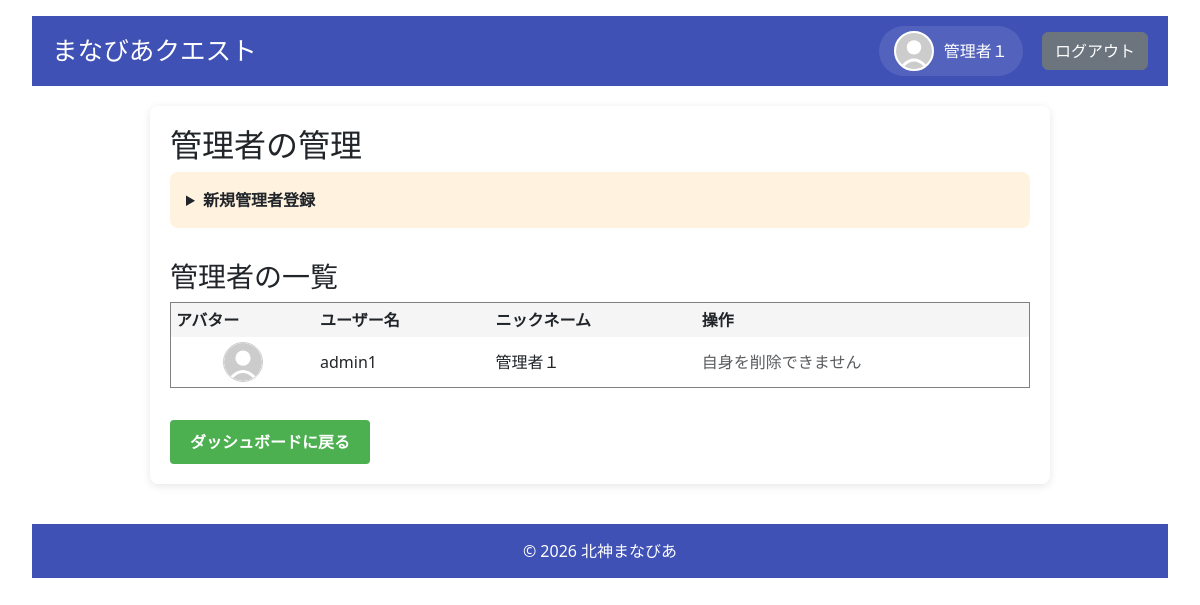
/admin/admins (signed in), run on an earlier commit of the app's database.
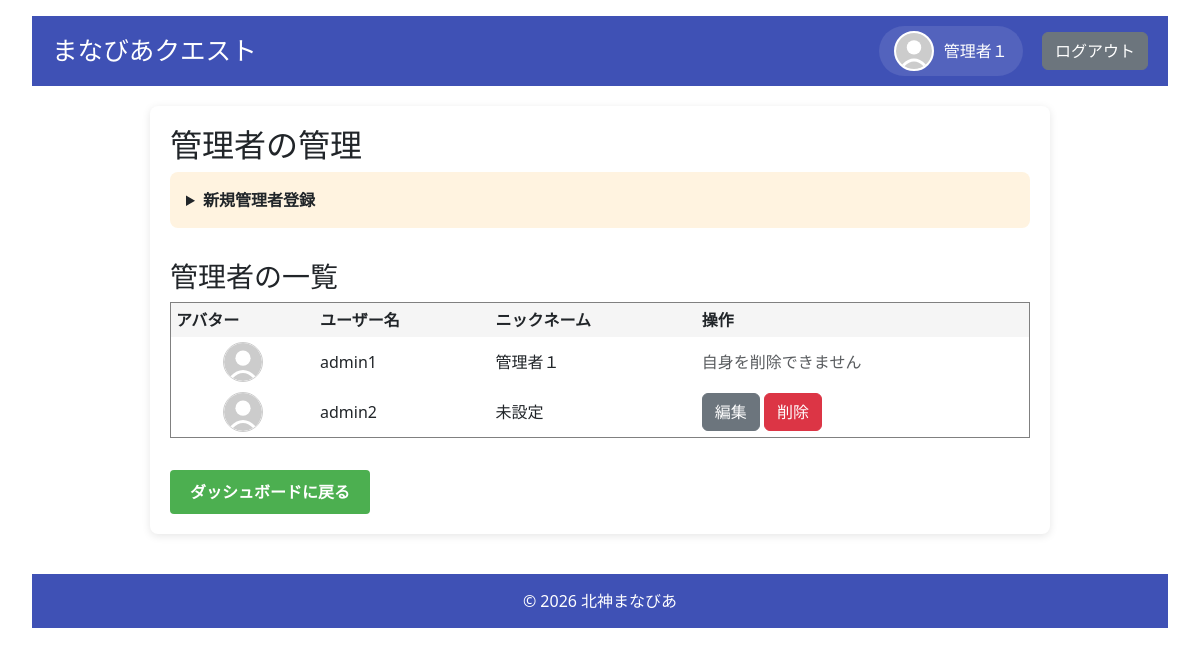
And on a later commit of the database.
### models.py (models this page shows, shortened)
class User(UserMixin, db.Model):
    __tablename__ = 'users'
    id = db.Column(db.Integer, primary_key=True)
    username = db.Column(db.String(80), unique=True, nullable=False)
    password_hash = db.Column(db.String(128), nullable=False)
    role = db.Column(db.String(20), nullable=False)  # 'admin', 'student', 'parent'
    is_first_login = db.Column(db.Boolean, default=True, nullable=False)
    nickname = db.Column(db.String(80), nullable=True)
    avatar = db.Column(db.String(200), nullable=True)
    parent_id = db.Column(db.Integer, db.ForeignKey('users.id'), nullable=True)
    user_level = db.Column(db.Integer, default=1)
    medals = db.Column(db.Integer, default=0)
    user_title = db.Column(db.String(100), default='見習い')
    target_levels_json = db.Column(db.String(200), default='{"math": "Lv1", "english": "Lv1", "japanese": "Lv1"}')
    children = db.relationship('User', backref=db.backref('parent', remote_side=[id]), lazy='dynamic')
    attempt_logs = db.relationship('QuestAttemptLog', back_populates='user', cascade="all, delete-orphan")
    @property
    def display_name(self):
        return self.nickname if self.nickname else self.username
    @property
    def avatar_url(self):
        if self.avatar:
            return f"/static/images/avatars/{self.avatar}"
        return "/static/images/avatars/default.svg"
    def is_admin(self):
        return self.role == 'admin'

### app.py (the view)
@app.route('/admin/admins')
@login_required
def manage_admins():
    if not current_user.is_admin():
        return redirect(url_for('login'))
    admins = safe_query_all(User.query.filter_by(role='admin'))
    return render_template('manage_admins.html', admins=admins)

### app.py (called while the page is built)
def safe_get(model, ident, retries=3, delay=0.5):
    for i in range(retries):
        try:
            return db.session.get(model, ident)
        except OperationalError as e:
            if "disk I/O error" in str(e) or "database is locked" in str(e):
                app.logger.warning(f"Database get failed (attempt {i+1}/{retries}): {e}. Retrying in {delay}s...")
                time.sleep(delay)
                continue
            raise
    return db.session.get(model, ident)

def safe_query_all(query, retries=3, delay=0.5):
    for i in range(retries):
        try:
            return query.all()
        except OperationalError as e:
            if "disk I/O error" in str(e) or "database is locked" in str(e):
                app.logger.warning(f"Database query all failed (attempt {i+1}/{retries}): {e}. Retrying in {delay}s...")
                time.sleep(delay)
                continue
            raise
    return query.all()

@login_manager.user_loader
def load_user(user_id):
    return safe_get(User, int(user_id))

### templates/manage_admins.html (shortened to what this page needs)
{% extends "base.html" %}
{% block content %}
<h2>管理者の管理</h2>
<details style="background: #fff3e0; padding: 1rem; margin-bottom: 2rem; border-radius: 8px;">
    <summary style="cursor: pointer; font-weight: bold;">新規管理者登録</summary>
</details>
<h3>管理者の一覧</h3>
<table border="1" cellpadding="5" style="width: 100%; border-collapse: collapse;">
  <thead>
    <tr style="background: #f5f5f5;">
      <th>アバター</th>
      <th>ユーザー名</th>
      <th>ニックネーム</th>
      <th>操作</th>
    </tr>
  </thead>
  <tbody>
    {% for admin in admins %}
    <tr>
      <td style="text-align: center;">
        <div style="width: 40px; height: 40px; border-radius: 50%; overflow: hidden; margin: 0 auto; border: 1px solid #ccc;">
            <img src="{{ url_for('static', filename='images/avatars/' + (admin.avatar if admin.avatar else 'default.svg')) }}" style="width: 100%; height: 100%; object-fit: cover;">
        </div>
      </td>
      <td>{{ admin.username }}</td>
      <td>{{ admin.nickname or "未設定" }}</td>
      <td>
        {% if admin.id != current_user.id %}
        <a href="{{ url_for('edit_user_admin', user_id=admin.id) }}" class="btn btn-secondary">編集</a>
        <form action="{{ url_for('delete_user', user_id=admin.id) }}" method="POST" onsubmit="return confirm('本当に削除しますか？');" style="display:inline;">
            <button type="submit" class="btn btn-danger">削除</button>
        </form>
        {% else %}
        <span class="text-muted">自身を削除できません</span>
        {% endif %}
      </td>
    </tr>
    {% endfor %}
  </tbody>
</table>
<div style="margin-top: 2rem;">
    <a href="{{ url_for('dashboard_' + current_user.role) }}" class="button">ダッシュボードに戻る</a>
</div>
{% endblock %}

### templates/base.html (shortened to what this page needs)
<!DOCTYPE html>
<html lang="ja">
<head>
    <link rel="stylesheet" href="{{ url_for('static', filename='css/style.css') }}">
    <link href="https://cdn.jsdelivr.net/npm/bootstrap@5.3.2/dist/css/bootstrap.min.css" rel="stylesheet">
    <link rel="stylesheet" href="https://cdnjs.cloudflare.com/ajax/libs/font-awesome/6.5.1/css/all.min.css">
</head>
<body>
    <header>
        <h1>まなびあクエスト</h1>
        <nav>
            {% if current_user.is_authenticated %}
            <a href="{{ url_for('profile') }}" class="nav-profile">
                <div class="avatar-container">
                    <img src="{{ current_user.avatar_url }}">
                </div>
                <span>{{ current_user.display_name }}</span>
            </a>
            {% endif %}
            <a href="{{ url_for('logout') }}" class="btn btn-secondary">ログアウト</a>
        </nav>
    </header>
    <main>
        {% block content %}{% endblock %}
    </main>
    <footer>
        &copy; 2026 北神まなびあ
    </footer>
</body>
</html>

### static/css/style.css (style rules this page uses)
body { font-family: "Helvetica Neue", Helvetica, Arial, sans-serif; background-color: #f5f7fa; color: #333333; margin: 0; padding: 1rem 2rem; line-height: 1.6; }
header { background-color: #3f51b5; color: white; padding: 10px 20px; display: flex; align-items: center; justify-content: space-between; min-height: 60px; }
header h1 { margin: 0; font-size: 1.6rem; white-space: nowrap; }
nav { display: flex; align-items: center; gap: 1.2rem; flex-shrink: 0; }
.nav-profile { display: flex; align-items: center; gap: 10px; color: white; text-decoration: none; background: rgba(255,255,255,0.1); padding: 5px 15px; border-radius: 30px; transition: background 0.2s; }
.avatar-container { width: 40px; height: 40px; border-radius: 50%; overflow: hidden; background-color: #eee; flex-shrink: 0; border: 2px solid white; }
.avatar-container img { width: 100%; height: 100%; object-fit: cover; margin-right: 0; }
main { max-width: 900px; margin: 20px auto; padding: 20px; background-color: white; border-radius: 8px; box-shadow: 0 2px 8px rgba(0,0,0,0.1); }
footer { text-align: center; padding: 15px 10px; background-color: #3f51b5; color: white; margin-top: 40px; }
h1, h2 { color: #3f51b5; margin-top: 0; }
h3 { color: #303f9f; margin-bottom: 10px; }
img { max-width: 100%; height: auto; margin-right: 10px; }
.btn { display: inline-block; padding: 10px 20px; font-size: 16px; font-weight: 600; text-decoration: none; border-radius: 4px; border: none; cursor: pointer; transition: background-color 0.3s ease, opacity 0.2s ease; user-select: none; text-align: center; }
.btn-secondary { background-color: #e0e0e0; color: #333; }
.btn-danger { background-color: #f44336; color: white; }
.button { @extend .btn; @extend .btn-primary; }
.button { background-color: #4CAF50; color: white; padding: 10px 20px; border-radius: 4px; text-decoration: none; display: inline-block; font-weight: 600; cursor: pointer; }

What changed in the data, as far as the page shows it:
added User: username "admin2", nickname "未設定"
